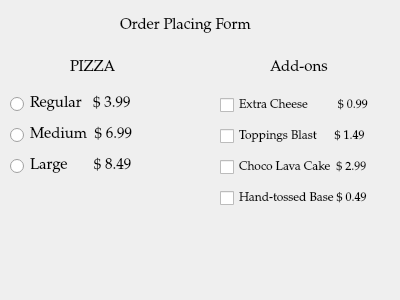
<?xml version="1.0" encoding="UTF-8"?>
<ui version="4.0">
 <class>Dialog</class>
 <widget class="QDialog" name="Dialog">
  <property name="geometry">
   <rect>
    <x>0</x>
    <y>0</y>
    <width>400</width>
    <height>300</height>
   </rect>
  </property>
  <property name="font">
   <font>
    <family>URW Palladio L</family>
    <pointsize>11</pointsize>
   </font>
  </property>
  <property name="windowTitle">
   <string>Dialog</string>
  </property>
  <widget class="QWidget" name="verticalLayoutWidget">
   <property name="geometry">
    <rect>
     <x>220</x>
     <y>90</y>
     <width>160</width>
     <height>124</height>
    </rect>
   </property>
   <layout class="QVBoxLayout" name="verticalLayout">
    <item>
     <widget class="QCheckBox" name="EC">
      <property name="font">
       <font>
        <pointsize>9</pointsize>
       </font>
      </property>
      <property name="text">
       <string>Extra Cheese          $ 0.99</string>
      </property>
     </widget>
    </item>
    <item>
     <widget class="QCheckBox" name="TB">
      <property name="font">
       <font>
        <pointsize>9</pointsize>
       </font>
      </property>
      <property name="text">
       <string>Toppings Blast      $ 1.49</string>
      </property>
     </widget>
    </item>
    <item>
     <widget class="QCheckBox" name="CLC">
      <property name="font">
       <font>
        <pointsize>9</pointsize>
       </font>
      </property>
      <property name="text">
       <string>Choco Lava Cake  $ 2.99</string>
      </property>
     </widget>
    </item>
    <item>
     <widget class="QCheckBox" name="HTB">
      <property name="font">
       <font>
        <pointsize>9</pointsize>
       </font>
      </property>
      <property name="text">
       <string>Hand-tossed Base $ 0.49</string>
      </property>
     </widget>
    </item>
   </layout>
  </widget>
  <widget class="QLabel" name="label">
   <property name="geometry">
    <rect>
     <x>120</x>
     <y>10</y>
     <width>211</width>
     <height>31</height>
    </rect>
   </property>
   <property name="minimumSize">
    <size>
     <width>211</width>
     <height>0</height>
    </size>
   </property>
   <property name="font">
    <font>
     <pointsize>11</pointsize>
    </font>
   </property>
   <property name="text">
    <string>Order Placing Form</string>
   </property>
  </widget>
  <widget class="QWidget" name="verticalLayoutWidget_2">
   <property name="geometry">
    <rect>
     <x>10</x>
     <y>90</y>
     <width>160</width>
     <height>92</height>
    </rect>
   </property>
   <layout class="QVBoxLayout" name="verticalLayout_2">
    <item>
     <widget class="QRadioButton" name="regular">
      <property name="text">
       <string>Regular   $ 3.99</string>
      </property>
     </widget>
    </item>
    <item>
     <widget class="QRadioButton" name="medium">
      <property name="text">
       <string>Medium  $ 6.99</string>
      </property>
     </widget>
    </item>
    <item>
     <widget class="QRadioButton" name="large">
      <property name="text">
       <string>Large       $ 8.49</string>
      </property>
     </widget>
    </item>
   </layout>
  </widget>
  <widget class="QLabel" name="label_2">
   <property name="geometry">
    <rect>
     <x>70</x>
     <y>60</y>
     <width>51</width>
     <height>16</height>
    </rect>
   </property>
   <property name="text">
    <string>PIZZA</string>
   </property>
  </widget>
  <widget class="QLabel" name="label_3">
   <property name="geometry">
    <rect>
     <x>270</x>
     <y>60</y>
     <width>71</width>
     <height>16</height>
    </rect>
   </property>
   <property name="text">
    <string>Add-ons</string>
   </property>
  </widget>
  <widget class="QLabel" name="Result">
   <property name="geometry">
    <rect>
     <x>30</x>
     <y>250</y>
     <width>321</width>
     <height>31</height>
    </rect>
   </property>
   <property name="text">
    <string/>
   </property>
  </widget>
 </widget>
 <resources/>
 <connections/>
</ui>
